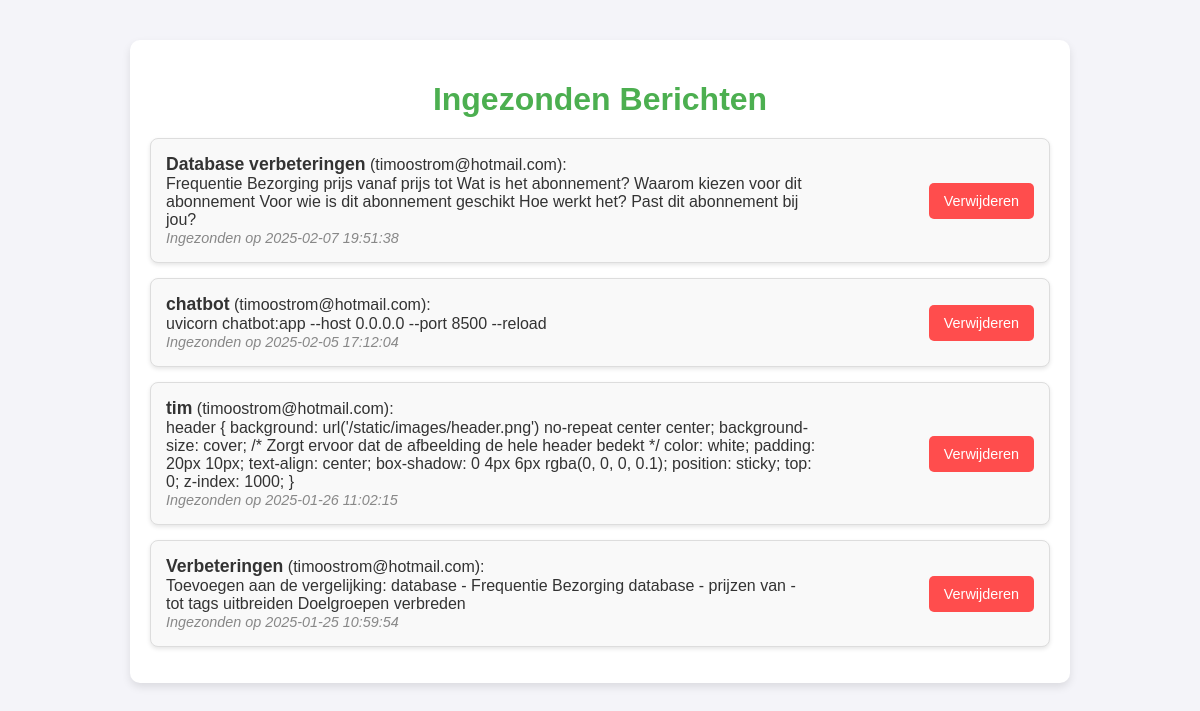
The app's page /berichten with its own data.
### app.py (models this page shows, shortened)
class ContactBericht(db.Model):
    id = db.Column(db.Integer, primary_key=True)
    naam = db.Column(db.String(100), nullable=False)
    email = db.Column(db.String(120), nullable=False)
    bericht = db.Column(db.Text, nullable=False)
    datum = db.Column(db.DateTime, default=db.func.current_timestamp())

### app.py (the view)
@app.route('/berichten')
def berichten():
    alle_berichten = ContactBericht.query.order_by(ContactBericht.datum.desc()).all()
    return render_template('berichten.html', berichten=alle_berichten)

### Abbohubb/templates/berichten.html (shortened to what this page needs)
<!DOCTYPE html>
<html lang="nl">
<head>
</head>
<body>
    <div class="container">
        <h1>Ingezonden Berichten</h1>
        <ul>
            {% for bericht in berichten %}
                <li>
                    <div class="message-details">
                        <strong>{{ bericht.naam }}</strong> ({{ bericht.email }}):<br>
                        {{ bericht.bericht }}<br>
                        <em>Ingezonden op {{ bericht.datum }}</em>
                    </div>
                    <form action="{{ url_for('verwijder_bericht', id=bericht.id) }}" method="POST">
                        <button class="delete-button" type="submit" onclick="return confirm('Weet je zeker dat je dit bericht wilt verwijderen?')">Verwijderen</button>
                    </form>
                </li>
            {% endfor %}
        </ul>
    </div>
</body>
</html>

### Abbohubb/templates/berichten.html (style rules this page uses)
body { font-family: Arial, sans-serif; margin: 0; padding: 0; background-color: #f4f4f9; color: #333; }
.container { max-width: 900px; margin: 40px auto; padding: 20px; background-color: #fff; border-radius: 10px; box-shadow: 0 4px 8px rgba(0, 0, 0, 0.1); }
h1 { text-align: center; color: #4CAF50; margin-bottom: 20px; }
ul { list-style: none; padding: 0; }
li { margin-bottom: 15px; padding: 15px; background-color: #f9f9f9; border: 1px solid #ddd; border-radius: 8px; display: flex; justify-content: space-between; align-items: center; box-shadow: 0 2px 4px rgba(0, 0, 0, 0.1); }
.message-details { max-width: 75%; }
.message-details strong { font-size: 1.1rem; color: #333; }
.message-details em { font-size: 0.9rem; color: #888; }
.delete-button { background-color: #ff4d4d; color: white; border: none; border-radius: 5px; padding: 10px 15px; cursor: pointer; font-size: 0.9rem; transition: background-color 0.3s ease; }

### records on screen
ContactBericht: naam "Database verbeteringen", email "timoostrom@hotmail.com", bericht "Frequentie Bezorging prijs vanaf prijs tot Wat is het abonnement? Waarom kiezen voor dit abonnement Voor wie is dit abonnement geschikt Hoe werkt het? Past dit abonnement bij jou?", datum "2025-02-07 19:51:38"
ContactBericht: naam "chatbot", email "timoostrom@hotmail.com", bericht "uvicorn chatbot:app --host 0.0.0.0 --port 8500 --reload", datum "2025-02-05 17:12:04"
ContactBericht: naam "tim", email "timoostrom@hotmail.com", bericht "header { background: url('/static/images/header.png') no-repeat center center; background-size: cover; /* Zorgt ervoor dat de afbeelding de hele header bedekt */ color: white; padding: 20px 10px; text-align: center; box-shadow: 0 4px 6px rgba(0, 0, 0, 0.1); position: sticky; top: 0; z-index: 1000; }", datum "2025-01-26 11:02:15"
ContactBericht: naam "Verbeteringen", email "timoostrom@hotmail.com", bericht "Toevoegen aan de vergelijking: database - Frequentie Bezorging database - prijzen van - tot tags uitbreiden Doelgroepen verbreden", datum "2025-01-25 10:59:54"
